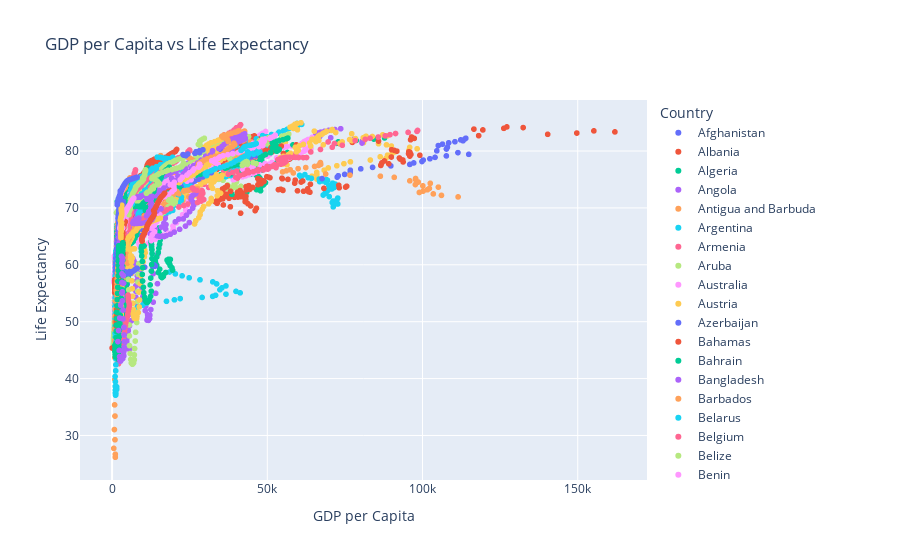

Notebook source saved alongside this figure:
### Code cell
fig = px.scatter(df, x='GDPPC', y='LifeExpectancy', color='Entity', 
                 hover_data={'Entity': True, 'Year': True, 'GDPPC': True, 'LifeExpectancy': True},
                 labels={'Entity': 'Country', 'Year': 'Year', 'GDPPC': 'GDP per Capita', 'LifeExpectancy': 'Life Expectancy'},
                 title='GDP per Capita vs Life Expectancy'
                )

# Customize layout
fig.update_layout(
    hoverlabel=dict(
        bgcolor="white",
        font_size=12,
        font_family="Arial"
    )
)

# Show plot
fig.show()
